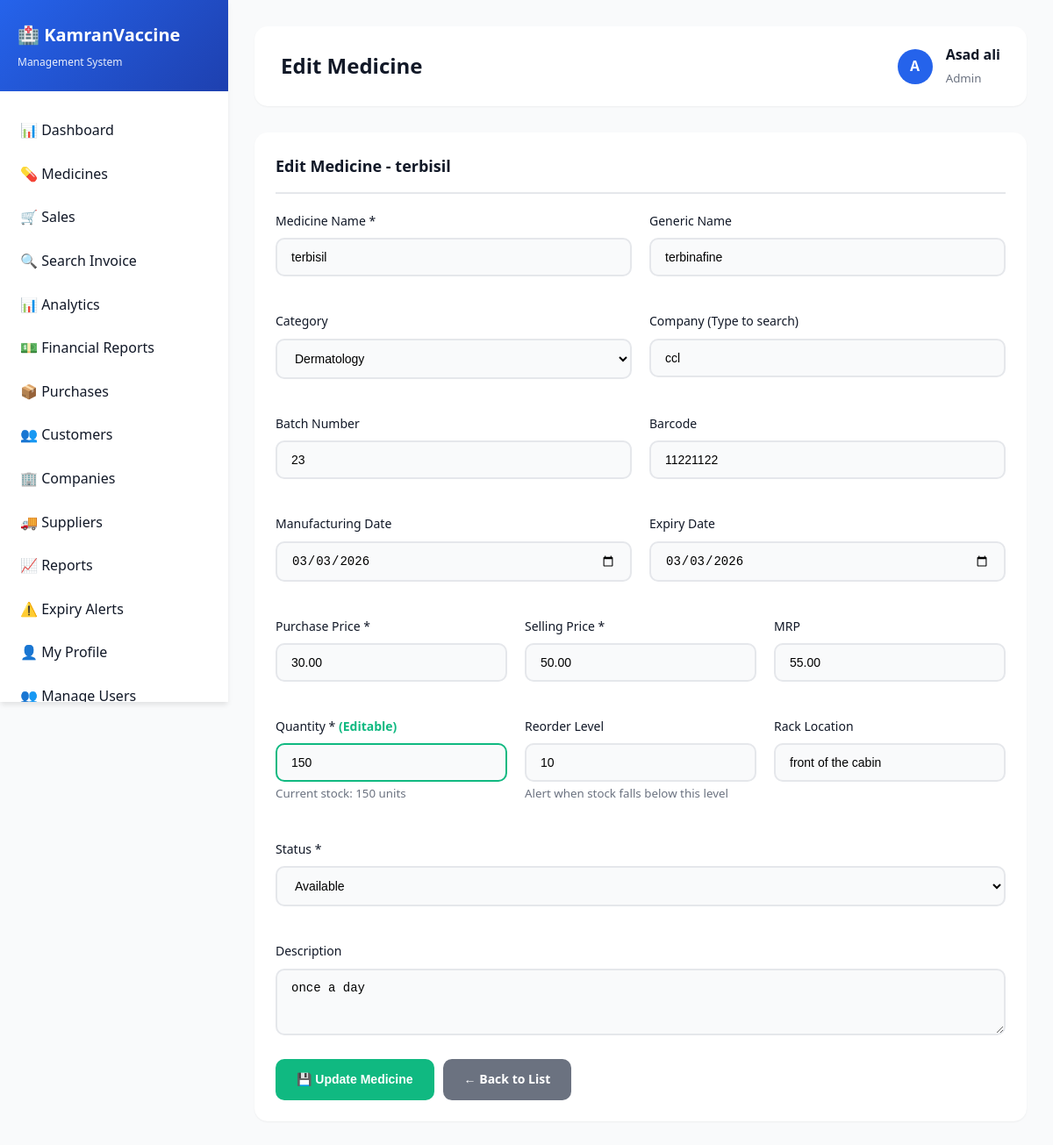
/admin/edit_medicine.php?id=2 (signed in), run on an earlier commit of the app's database.
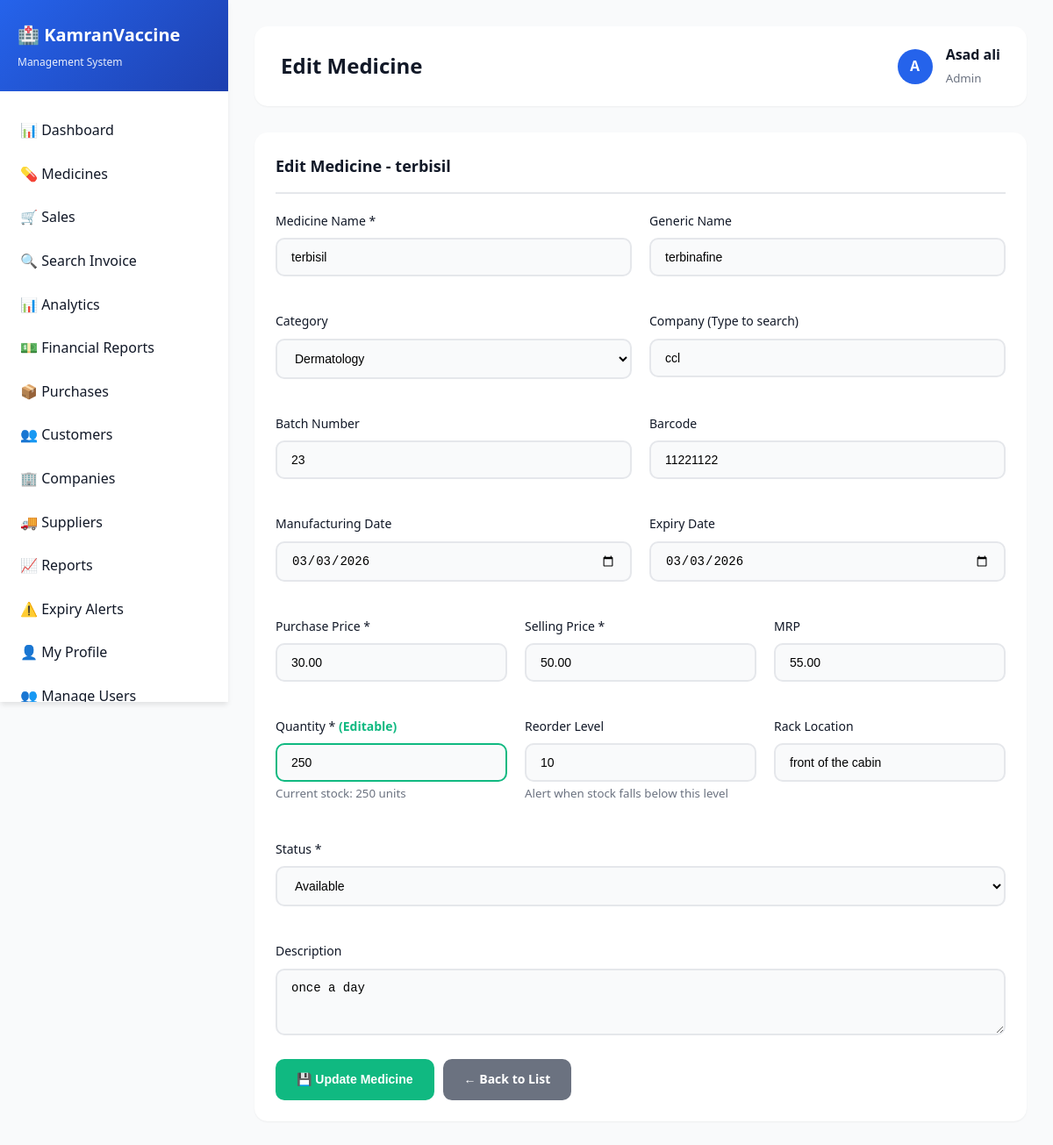
And on a later commit of the database.
### tables this page shows
CREATE TABLE `medicines` (
  `id` int(11) NOT NULL AUTO_INCREMENT,
  `medicine_name` varchar(255) NOT NULL,
  `generic_name` varchar(255) DEFAULT NULL,
  `category_id` int(11) DEFAULT NULL,
  `company_id` int(11) DEFAULT NULL,
  `batch_number` varchar(100) DEFAULT NULL,
  `barcode` varchar(100) DEFAULT NULL,
  `manufacturing_date` date DEFAULT NULL,
  `expiry_date` date DEFAULT NULL,
  `purchase_price` decimal(10,2) NOT NULL,
  `selling_price` decimal(10,2) NOT NULL,
  `mrp` decimal(10,2) DEFAULT NULL,
  `quantity` int(11) DEFAULT 0,
  `reorder_level` int(11) DEFAULT 10,
  `rack_location` varchar(100) DEFAULT NULL,
  `description` text DEFAULT NULL,
  `side_effects` text DEFAULT NULL,
  `dosage` varchar(255) DEFAULT NULL,
  `status` enum('available','out_of_stock','expired') DEFAULT 'available',
  `created_at` timestamp NOT NULL DEFAULT current_timestamp(),
  `updated_at` timestamp NOT NULL DEFAULT current_timestamp() ON UPDATE current_timestamp(),
  PRIMARY KEY (`id`),
  UNIQUE KEY `barcode` (`barcode`),
  KEY `company_id` (`company_id`),
  KEY `category_id` (`category_id`),
  KEY `idx_medicine_name` (`medicine_name`),
  KEY `idx_barcode` (`barcode`),
  KEY `idx_expiry` (`expiry_date`),
  KEY `idx_status` (`status`),
  CONSTRAINT `medicines_ibfk_1` FOREIGN KEY (`company_id`) REFERENCES `companies` (`id`) ON DELETE SET NULL,
  CONSTRAINT `medicines_ibfk_2` FOREIGN KEY (`category_id`) REFERENCES `categories` (`id`) ON DELETE SET NULL
);

CREATE TABLE `categories` (
  `id` int(11) NOT NULL AUTO_INCREMENT,
  `category_name` varchar(255) NOT NULL,
  `description` text DEFAULT NULL,
  `created_at` timestamp NOT NULL DEFAULT current_timestamp(),
  PRIMARY KEY (`id`)
);

### admin/edit_medicine.php (the view, shortened to what the changed rows need)
<?php
include("includes/header.php");
$medicine_id = intval($_GET['id']);
if (isset($_POST['submit'])) {
    $medicine_name = mysqli_real_escape_string($conn, $_POST['medicine_name']);
    $generic_name = mysqli_real_escape_string($conn, $_POST['generic_name']);
    $category_id = !empty($_POST['category_id']) ? intval($_POST['category_id']) : 'NULL';
    $company_id = !empty($_POST['company_id']) ? intval($_POST['company_id']) : 'NULL';
    $batch_number = !empty($_POST['batch_number']) ? "'" . mysqli_real_escape_string($conn, $_POST['batch_number']) . "'" : 'NULL';
    $barcode = !empty($_POST['barcode']) ? "'" . mysqli_real_escape_string($conn, $_POST['barcode']) . "'" : 'NULL';
    $manufacturing_date = !empty($_POST['manufacturing_date']) ? "'" . $_POST['manufacturing_date'] . "'" : 'NULL';
    $expiry_date = !empty($_POST['expiry_date']) ? "'" . $_POST['expiry_date'] . "'" : 'NULL';
    $purchase_price = floatval($_POST['purchase_price']);
    $selling_price = floatval($_POST['selling_price']);
    $mrp = !empty($_POST['mrp']) ? floatval($_POST['mrp']) : 'NULL';
    $quantity = intval($_POST['quantity']);
    $reorder_level = intval($_POST['reorder_level']);
    $rack_location = !empty($_POST['rack_location']) ? "'" . mysqli_real_escape_string($conn, $_POST['rack_location']) . "'" : 'NULL';
    $description = !empty($_POST['description']) ? "'" . mysqli_real_escape_string($conn, $_POST['description']) . "'" : 'NULL';
    $status = mysqli_real_escape_string($conn, $_POST['status']);
    $query = "UPDATE medicines SET
              medicine_name = '$medicine_name',
              generic_name = '$generic_name',
              category_id = $category_id,
              company_id = $company_id,
              batch_number = $batch_number,
              barcode = $barcode,
              manufacturing_date = $manufacturing_date,
              expiry_date = $expiry_date,
              purchase_price = $purchase_price,
              selling_price = $selling_price,
              mrp = $mrp,
              quantity = $quantity,
              reorder_level = $reorder_level,
              rack_location = $rack_location,
              description = $description,
              status = '$status'
              WHERE id = $medicine_id";
    if (mysqli_query($conn, $query)) {
        include("includes/log_activity.php");
        $user_id = $_SESSION['user_id'];
        $details = "Updated medicine: $medicine_name (ID: $medicine_id), Quantity: $quantity";
        log_activity($conn, $user_id, 'Medicine Updated', 'medicines', $medicine_id, $details);
        $_SESSION['success'] = "Medicine updated successfully! New quantity: $quantity";
        header("Location: edit_medicine.php?id=$medicine_id");
        exit();
    } else {
        $error = "Error: " . mysqli_error($conn);
    }
} else {
    $medicine_query = mysqli_query($conn, "SELECT * FROM medicines WHERE id = $medicine_id");
    $medicine = mysqli_fetch_assoc($medicine_query);
}
$categories = mysqli_query($conn, "SELECT * FROM categories ORDER BY category_name");
?>
<div class="card">
    <div class="card-header">
        <h3>Edit Medicine - <?php echo htmlspecialchars($medicine['medicine_name']); ?></h3>
    </div>
    <div class="card-body">
        <form method="POST" action="">
            <div class="form-row">
                <div class="form-group">
                    <label>Medicine Name *</label>
                    <input type="text" name="medicine_name" class="form-control" value="<?php echo htmlspecialchars($medicine['medicine_name']); ?>" required>
                </div>
                <div class="form-group">
                    <label>Generic Name</label>
                    <input type="text" name="generic_name" class="form-control" value="<?php echo htmlspecialchars($medicine['generic_name']); ?>">
                </div>
            </div>
            <div class="form-row">
                <div class="form-group">
                    <label>Category</label>
                    <select name="category_id" class="form-control">
                        <?php while ($cat = mysqli_fetch_assoc($categories)): ?>
                            <option value="<?php echo $cat['id']; ?>" <?php echo $cat['id'] == $medicine['category_id'] ? 'selected' : ''; ?>>
                                <?php echo $cat['category_name']; ?>
                            </option>
                        <?php endwhile; ?>
                    </select>
                </div>
            </div>
            <div class="form-row">
                <div class="form-group">
                    <label>Batch Number</label>
                    <input type="text" name="batch_number" class="form-control" value="<?php echo htmlspecialchars($medicine['batch_number']); ?>">
                </div>
                <div class="form-group">
                    <label>Barcode</label>
                    <input type="text" name="barcode" class="form-control" value="<?php echo htmlspecialchars($medicine['barcode']); ?>">
                </div>
            </div>
            <div class="form-row">
                <div class="form-group">
                    <label>Manufacturing Date</label>
                    <input type="date" name="manufacturing_date" class="form-control" value="<?php echo $medicine['manufacturing_date']; ?>">
                </div>
                <div class="form-group">
                    <label>Expiry Date</label>
                    <input type="date" name="expiry_date" class="form-control" value="<?php echo $medicine['expiry_date']; ?>">
                </div>
            </div>
            <div class="form-row">
                <div class="form-group">
                    <label>Purchase Price *</label>
                    <input type="number" step="0.01" name="purchase_price" class="form-control" value="<?php echo $medicine['purchase_price']; ?>" required>
                </div>
                <div class="form-group">
                    <label>Selling Price *</label>
                    <input type="number" step="0.01" name="selling_price" class="form-control" value="<?php echo $medicine['selling_price']; ?>" required>
                </div>
                <div class="form-group">
                    <label>MRP</label>
                    <input type="number" step="0.01" name="mrp" class="form-control" value="<?php echo $medicine['mrp']; ?>">
                </div>
            </div>
            <div class="form-row">
                <div class="form-group">
                    <label>Quantity * <span style="color: #10b981; font-weight: bold;">(Editable)</span></label>
                    <input type="number" name="quantity" class="form-control" value="<?php echo $medicine['quantity']; ?>" required style="border: 2px solid #10b981;">
                    <small class="text-muted">Current stock: <?php echo $medicine['quantity']; ?> units</small>
                </div>
                <div class="form-group">
                    <label>Reorder Level</label>
                    <input type="number" name="reorder_level" class="form-control" value="<?php echo $medicine['reorder_level']; ?>">
                    <small class="text-muted">Alert when stock falls below this level</small>
                </div>
                <div class="form-group">
                    <label>Rack Location</label>
                    <input type="text" name="rack_location" class="form-control" value="<?php echo htmlspecialchars($medicine['rack_location']); ?>">
                </div>
            </div>
            <div class="form-row">
                <div class="form-group">
                    <label>Status *</label>
                    <select name="status" class="form-control" required>
                        <option value="available" <?php echo $medicine['status'] == 'available' ? 'selected' : ''; ?>>Available</option>
                    </select>
                </div>
            </div>
            <div class="form-group">
                <label>Description</label>
                <textarea name="description" class="form-control" rows="3"><?php echo htmlspecialchars($medicine['description']); ?></textarea>
            </div>
        </form>
    </div>
</div>
<?php include("includes/footer.php"); ?>

What changed in the data, as far as the page shows it:
changed medicines "terbisil": quantity "150" → "250"
